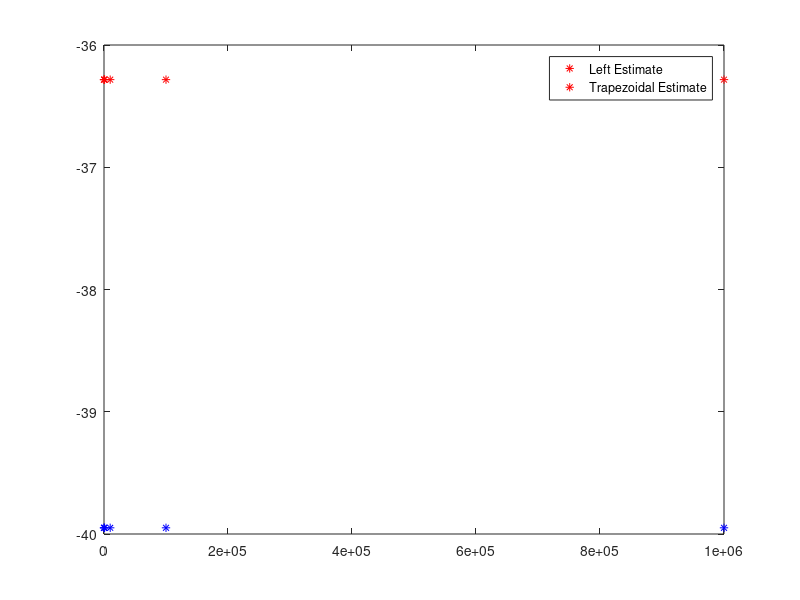

The MATLAB script that drew this image:
h = 0.01;
x = 0:h:3.5;
y = x.^2.*sin(pi*x);
Int_3a = 0;
for i = 1:length(x)-1
    Int_3a = Int_3a+h*y(i+1);
end

Int_3b = 0;
for i = 1:length(x)-1
    Int_3b = Int_3b+h*(y(i)+y(i+1))/2;
end

h = [0.1 0.01 0.001 0.0001 0.00001 0.000001];
lefts = ones(1,length(h));
traps = ones(1,length(h));
Int_exact = -0.773751354362928;

for i = 1:length(h)
    step = h(i);
    x = 0:step:3.5;
    y = x.^2.*sin(pi*x);
    
    left = 0;
    for j = 1:length(x)-1
        left = left+step*y(j+1);
    end
    lefts(i) = left-Int_exact;
    trap = 0;
    for j = 1:length(x)-1
        trap = trap+step*(y(j)+y(j+1))/2;
    end
    traps(i) = trap-Int_exact;
end

figure;
title('A3P3c');
plot(1./h,loglog(lefts),'r*',1./h,loglog(traps),'b*');
legend('Left Estimate','Trapezoidal Estimate');